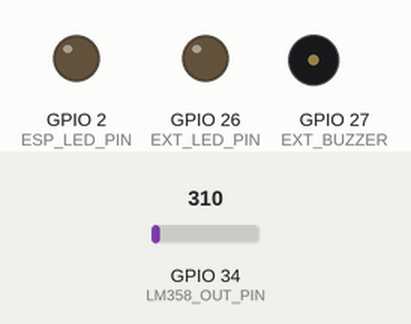
The sketch below on a simulated ESP32. Shown: output pins drawn as LEDs (lit = HIGH), buzzer (waves = sounding, pin HIGH). The test bench sets the inputs (shaded band); at power-on: GPIO 34 (LM358_OUT_PIN) = 310 (analog values on the 0–4095 scale). WiFi joins after 1.5 s; servers stay silent unless stated; a WiFi scan finds three made-up networks; uploads are accepted with an empty reply; nothing arrives over Bluetooth unless stated; what the sketch prints to the serial monitor is not drawn.

Above: at 4.2 s.
At 10.26 s:
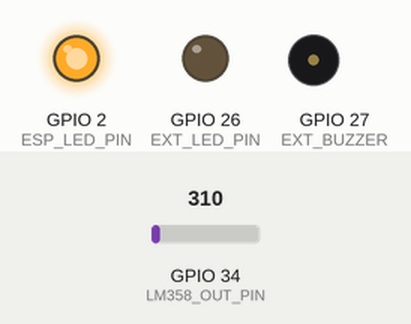
Timing chart, 0 to 15.6 s (numbered marks = the images above):
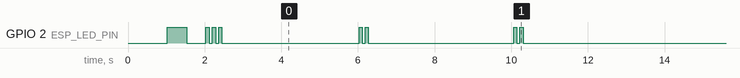

Measured:
- by itself, everything shown: repeats every 10.1 s, in 4 steps

The sketch:

mobile_detector.ino
```cpp
/*
  ╔══════════════════════════════════════════════════════════════╗
  ║   Mobile Detection System — ESP32 + LM358 Firmware          ║
  ║   Hardware: LM358 RF circuit output → ESP32 GPIO            ║
  ║   Sends HTTP POST to Python AI backend server               ║
  ╚══════════════════════════════════════════════════════════════╝

  WIRING (LM358 → ESP32):
  ─────────────────────────────────────────────────
    LM358 Pin 1 (Output) → ESP32 GPIO 34 (analog input)
    LM358 Pin 8 (+Vcc)   → ESP32 3.3V (or external 5V)
    LM358 Pin 4 (GND)    → ESP32 GND
    Buzzer/LED           → Already connected to LM358 Pin 1 (works independently)

  HOW IT WORKS:
    The LM358 comparator output swings HIGH when RF detected.
    ESP32 reads this analog voltage on GPIO34 (ADC1_CH6).
    ESP32 also does its own WiFi probe scan for richer data.
    All detections are POSTed to your PC backend via HTTP.

  LIBRARIES (install via Arduino Library Manager):
    - ArduinoJson  by Benoit Blanchon  (v6.x)
    - HTTPClient   built-in with ESP32 package
    - BLEDevice    built-in with ESP32 package

  BOARD: ESP32 Dev Module  |  Upload speed: 115200  |  Flash: 4MB
*/

#include <WiFi.h>
#include <HTTPClient.h>
#include <ArduinoJson.h>
#include "esp_wifi.h"
#include <BLEDevice.h>
#include <BLEScan.h>
#include <BLEAdvertisedDevice.h>

// ══════════════════════════════════════════════════════════════
//  ★  CONFIGURE THESE THREE LINES  ★
// ══════════════════════════════════════════════════════════════
const char* WIFI_SSID     = "YOUR_WIFI_SSID";
const char* WIFI_PASSWORD = "YOUR_WIFI_PASSWORD";
const char* BACKEND_URL   = "http://192.168.1.100:5000/api/detect"; // Your PC's local IP
// ══════════════════════════════════════════════════════════════

// ── Hardware Pins ──────────────────────────────────────────────
const int LM358_OUT_PIN = 34;   // GPIO34 = ADC1_CH6 (input-only, safe for analog)
const int ESP_LED_PIN   = 2;    // Built-in blue LED on most ESP32 boards
const int EXT_LED_PIN   = 26;   // Optional: external LED (connect to GPIO26 + 220Ω + GND)
const int EXT_BUZZER    = 27;   // Optional: second buzzer on GPIO27 (PWM capable)

// ── Detection Tuning ───────────────────────────────────────────
const int   LM358_THRESHOLD    = 2000;  // ADC value (0-4095). Tune based on your circuit.
                                         // Start at 2000, lower if too sensitive, raise if missing detections.
const int   RSSI_THRESHOLD     = -90;   // Ignore WiFi networks weaker than this (dBm)
const int   WIFI_SCAN_INTERVAL = 4000;  // ms between WiFi scans
const int   BLE_SCAN_SECS      = 3;     // seconds for BLE scan
const bool  ENABLE_BLE         = true;  // enable Bluetooth Low Energy scan
const bool  ENABLE_LM358_READ  = true;  // enable reading LM358 analog output

// ── Globals ────────────────────────────────────────────────────
unsigned long lastWifiScan = 0;
unsigned long lastBleScan  = 0;
int detectionCount         = 0;
BLEScan* pBLEScan          = nullptr;

// Running stats for anomaly data
int   rfReadings[20];
int   rfReadIndex = 0;
float rfAvg       = 0;
float rfStdDev    = 0;

// ══════════════════════════════════════════════════════════════
//  SETUP
// ══════════════════════════════════════════════════════════════
void setup() {
  Serial.begin(115200);
  delay(500);

  Serial.println(F("\n╔══════════════════════════════════════╗"));
  Serial.println(F("║  Mobile Detection System  v2.0       ║"));
  Serial.println(F("║  ESP32 + LM358 RF Circuit            ║"));
  Serial.println(F("╚══════════════════════════════════════╝"));

  // Pin setup
  pinMode(ESP_LED_PIN, OUTPUT);
  pinMode(EXT_LED_PIN, OUTPUT);
  ledcSetup(0, 2000, 8);           // PWM channel 0, 2kHz, 8-bit for buzzer
  ledcAttachPin(EXT_BUZZER, 0);

  analogReadResolution(12);        // ESP32 ADC = 12-bit (0-4095)
  analogSetAttenuation(ADC_11db); // Full 0-3.3V range on ADC

  // Init RF readings array
  for (int i = 0; i < 20; i++) rfReadings[i] = 0;

  // Connect WiFi
  connectWiFi();

  // Init BLE
  if (ENABLE_BLE) {
    BLEDevice::init("MobileDetector");
    pBLEScan = BLEDevice::getScan();
    pBLEScan->setActiveScan(true);
    pBLEScan->setInterval(100);
    pBLEScan->setWindow(99);
    Serial.println(F("[BLE] Scanner initialized"));
  }

  Serial.printf("[CONFIG] LM358 threshold: %d / 4095\n", LM358_THRESHOLD);
  Serial.printf("[CONFIG] Backend: %s\n", BACKEND_URL);
  Serial.println(F("[READY] Detection system active!\n"));

  alertBlink(3);
}

// ══════════════════════════════════════════════════════════════
//  MAIN LOOP
// ══════════════════════════════════════════════════════════════
void loop() {
  // Reconnect WiFi if dropped
  if (WiFi.status() != WL_CONNECTED) {
    Serial.println(F("[WiFi] Lost connection — reconnecting..."));
    connectWiFi();
    return;
  }

  unsigned long now = millis();

  // 1. Read LM358 analog output continuously (fastest check)
  if (ENABLE_LM358_READ) {
    readLM358Signal(now);
  }

  // 2. WiFi network scan
  if (now - lastWifiScan >= WIFI_SCAN_INTERVAL) {
    lastWifiScan = now;
    scanWiFiDevices();
  }

  // 3. BLE scan (every 10 seconds to avoid overlap)
  if (ENABLE_BLE && now - lastBleScan >= 10000) {
    lastBleScan = now;
    scanBLEDevices();
  }

  delay(50);
}

// ══════════════════════════════════════════════════════════════
//  LM358 RF SIGNAL READER
//  Reads the op-amp comparator output voltage on GPIO34
//  Sends alert when analog value exceeds threshold
// ══════════════════════════════════════════════════════════════
void readLM358Signal(unsigned long now) {
  static unsigned long lastRfPost = 0;
  static int           lastRfVal  = 0;

  int raw = analogRead(LM358_OUT_PIN);

  // Update rolling stats for anomaly detection
  rfReadings[rfReadIndex % 20] = raw;
  rfReadIndex++;
  if (rfReadIndex >= 20) {
    // Compute mean
    float sum = 0;
    for (int i = 0; i < 20; i++) sum += rfReadings[i];
    rfAvg = sum / 20.0;
    // Compute std dev
    float varSum = 0;
    for (int i = 0; i < 20; i++) varSum += pow(rfReadings[i] - rfAvg, 2);
    rfStdDev = sqrt(varSum / 20.0);
  }

  // Only post if: above threshold AND either value changed significantly OR 5s elapsed
  bool aboveThreshold = (raw > LM358_THRESHOLD);
  bool valueChanged   = (abs(raw - lastRfVal) > 100);
  bool timeoutPost    = (now - lastRfPost > 5000) && aboveThreshold;

  if (aboveThreshold && (valueChanged || timeoutPost)) {
    lastRfVal  = raw;
    lastRfPost = now;

    // Map ADC 0-4095 to dBm-like scale (-100 to 0)
    int rssiLike = map(raw, 0, 4095, -100, 0);

    // Is this anomalous? (spike above 2 std deviations)
    bool isAnomaly = (rfStdDev > 0) && ((raw - rfAvg) > (2.5 * rfStdDev));

    Serial.printf("[LM358] ADC: %d  →  ~%d dBm  %s\n",
                  raw, rssiLike, isAnomaly ? "⚡ ANOMALY" : "");

    // Alert LED + buzzer
    digitalWrite(EXT_LED_PIN, HIGH);
    if (rssiLike > -45) {
      ledcWriteTone(0, 1200);  // High pitched = very close
      delay(150);
      ledcWriteTone(0, 0);
    }
    delay(100);
    digitalWrite(EXT_LED_PIN, LOW);

    // Build extra metadata for AI backend
    char extra[64];
    snprintf(extra, sizeof(extra), "adc=%d,avg=%.0f,std=%.0f,anomaly=%d",
             raw, rfAvg, rfStdDev, isAnomaly ? 1 : 0);

    sendDetection("RF", "RF-Signal", "LM358-Sensor", rssiLike, extra);
  }
}

// ══════════════════════════════════════════════════════════════
//  WIFI SCANNER
//  Detects nearby phones by their WiFi probe requests
// ══════════════════════════════════════════════════════════════
void scanWiFiDevices() {
  Serial.println(F("\n[WiFi] Scanning for nearby devices..."));
  int n = WiFi.scanNetworks(false, true);  // blocking, show hidden

  if (n <= 0) {
    Serial.println(F("[WiFi] No networks found"));
    return;
  }

  Serial.printf("[WiFi] Found %d networks\n", n);

  for (int i = 0; i < n; i++) {
    int rssi = WiFi.RSSI(i);
    if (rssi < RSSI_THRESHOLD) continue;

    String ssid    = WiFi.SSID(i);
    String bssid   = WiFi.BSSIDstr(i);
    int    channel = WiFi.channel(i);

    if (ssid.length() == 0) ssid = "[Hidden Network]";

    Serial.printf("  %-28s  %s  ch%02d  %d dBm\n",
                  ssid.c_str(), bssid.c_str(), channel, rssi);

    if (rssi > -50) alertBlink(2);

    char extra[32];
    snprintf(extra, sizeof(extra), "ch%d", channel);
    sendDetection("WiFi", ssid.c_str(), bssid.c_str(), rssi, extra);
  }

  WiFi.scanDelete();
}

// ══════════════════════════════════════════════════════════════
//  BLE SCANNER
//  Detects phones, earbuds, smartwatches via Bluetooth LE
// ══════════════════════════════════════════════════════════════
void scanBLEDevices() {
  if (!pBLEScan) return;
  Serial.println(F("\n[BLE] Scanning for Bluetooth devices..."));

  BLEScanResults results = pBLEScan->start(BLE_SCAN_SECS, false);
  int count = results.getCount();
  Serial.printf("[BLE] Found %d devices\n", count);

  for (int i = 0; i < count; i++) {
    BLEAdvertisedDevice device = results.getDevice(i);
    int rssi = device.getRSSI();
    if (rssi < RSSI_THRESHOLD) continue;

    String name    = device.haveName() ? String(device.getName().c_str()) : "[BLE Device]";
    String address = String(device.getAddress().toString().c_str());

    // Detect device type from advertising data
    String extra = "BLE";
    if (device.haveServiceUUID()) extra = "BLE-SVC";
    if (device.haveManufacturerData()) extra = "BLE-MFR";

    Serial.printf("  %-28s  %s  %d dBm  %s\n",
                  name.c_str(), address.c_str(), rssi, extra.c_str());

    if (rssi > -50) alertBlink(3);

    sendDetection("Bluetooth", name.c_str(), address.c_str(), rssi, extra.c_str());
  }

  pBLEScan->clearResults();
}

// ══════════════════════════════════════════════════════════════
//  HTTP POST TO AI BACKEND
// ══════════════════════════════════════════════════════════════
void sendDetection(const char* type, const char* name,
                   const char* deviceId, int rssi, const char* extra) {
  if (WiFi.status() != WL_CONNECTED) return;

  HTTPClient http;
  http.begin(BACKEND_URL);
  http.addHeader("Content-Type", "application/json");
  http.setTimeout(3000);

  StaticJsonDocument<320> doc;
  doc["type"]      = type;
  doc["name"]      = name;
  doc["device_id"] = deviceId;
  doc["rssi"]      = rssi;
  doc["extra"]     = extra;
  doc["esp_id"]    = WiFi.macAddress();

  // Include raw LM358 ADC reading for AI processing
  if (strcmp(type, "RF") == 0) {
    doc["raw_adc"]   = analogRead(LM358_OUT_PIN);
    doc["rf_avg"]    = rfAvg;
    doc["rf_stddev"] = rfStdDev;
  }

  String body;
  serializeJson(doc, body);

  int code = http.POST(body);
  if (code == 200) {
    detectionCount++;
    Serial.printf("  → Posted OK (#%d)\n", detectionCount);
  } else {
    Serial.printf("  → HTTP error: %d (check BACKEND_URL)\n", code);
  }
  http.end();
}

// ══════════════════════════════════════════════════════════════
//  WIFI CONNECTION
// ══════════════════════════════════════════════════════════════
void connectWiFi() {
  Serial.printf("\n[WiFi] Connecting to '%s'", WIFI_SSID);
  WiFi.mode(WIFI_STA);
  WiFi.begin(WIFI_SSID, WIFI_PASSWORD);

  int tries = 0;
  while (WiFi.status() != WL_CONNECTED && tries < 30) {
    delay(500);
    Serial.print(".");
    tries++;
    digitalWrite(ESP_LED_PIN, tries % 2);
  }

  if (WiFi.status() == WL_CONNECTED) {
    Serial.printf("\n[WiFi] ✓ Connected!  IP: %s\n", WiFi.localIP().toString().c_str());
    Serial.printf("[WiFi] MAC: %s\n", WiFi.macAddress().c_str());
    digitalWrite(ESP_LED_PIN, HIGH);
  } else {
    Serial.println(F("\n[WiFi] ✗ Failed — will retry in loop"));
    digitalWrite(ESP_LED_PIN, LOW);
  }
}

// ══════════════════════════════════════════════════════════════
//  ALERT LED BLINK
// ══════════════════════════════════════════════════════════════
void alertBlink(int times) {
  for (int i = 0; i < times; i++) {
    digitalWrite(ESP_LED_PIN, HIGH);
    delay(80);
    digitalWrite(ESP_LED_PIN, LOW);
    delay(80);
  }
}
```
